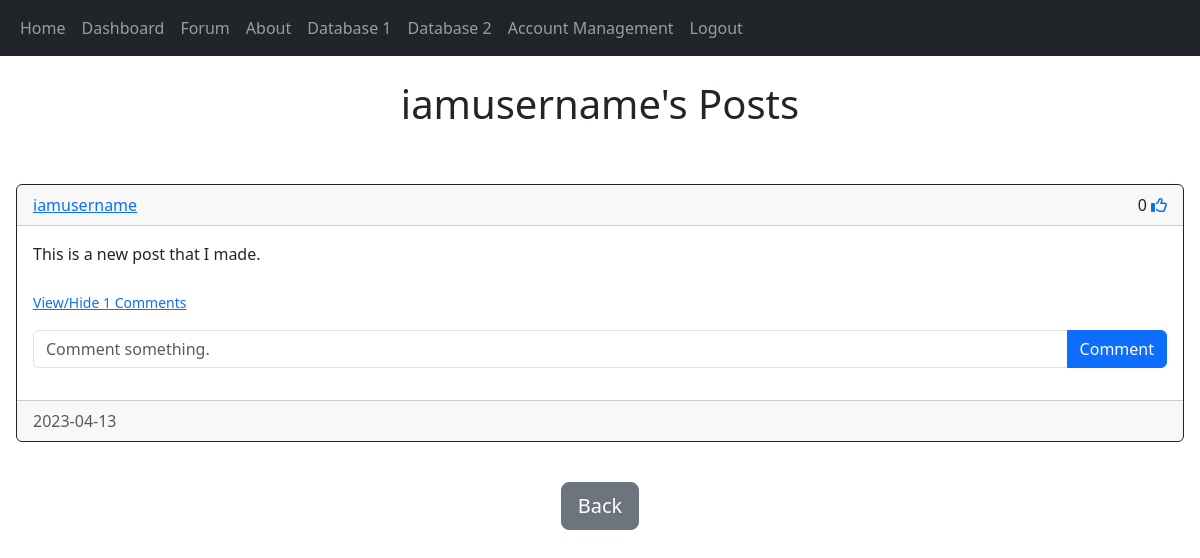
The page /posts/iamusername (signed in) on the database as committed earlier.
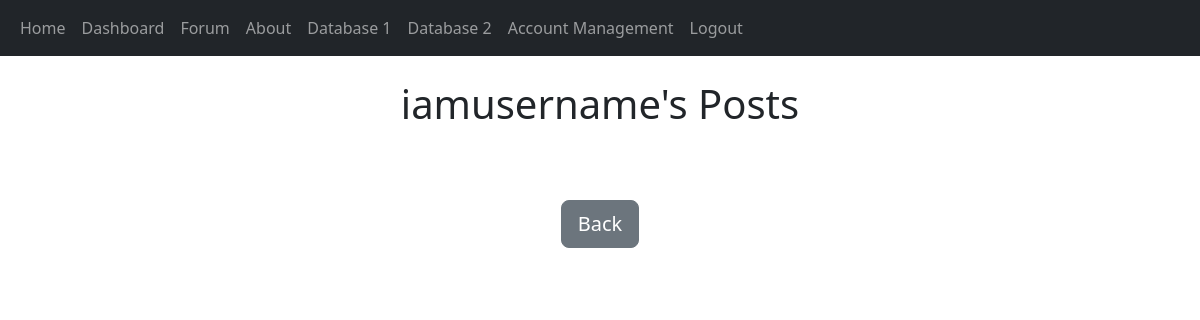
The same page on the database as committed later.
### crayfish_analysis_app/models.py (models this page shows, shortened)
class User(db.Model, UserMixin):
    __tablename__ = "user"
    id = db.Column(db.Integer, primary_key=True)
    date_created = db.Column(db.Date, nullable=True, default=datetime.utcnow)
    username = db.Column(db.String(150), unique=True, nullable=False)
    email = db.Column(db.String(150), unique=True, nullable=False)
    password = db.Column(db.String(150), nullable=False)
    posts = db.relationship('Post', backref='user', passive_deletes=True)
    comments = db.relationship('Comment', backref='user', passive_deletes=True)
    likes = db.relationship('Like', backref='user', passive_deletes=True)

class Post(db.Model):
    __tablename__ = "post"
    id = db.Column(db.Integer, primary_key=True)
    date_created = db.Column(db.Date, nullable=True, default=datetime.utcnow)
    text = db.Column(db.Text, nullable=False)
    author = db.Column(db.Integer, db.ForeignKey('user.id', ondelete='CASCADE'), nullable=False)
    comments = db.relationship('Comment', backref='post', passive_deletes=True)
    likes = db.relationship('Like', backref='Post', passive_deletes=True)

### crayfish_analysis_app/views.py (the view)
@main_bp.route("/posts/<username>")
def posts(username):
    user = User.query.filter_by(username=username).first()
    if not user:
        flash("No user with that username exists.", category="error")
        return redirect(url_for("views.forum"))
    posts = user.posts
    return render_template("posts.html", user=current_user, posts=posts, username=username)

### crayfish_analysis_app/models.py (called while the page is built)
@login_manager.user_loader
def load_user(id):
    return User.query.get(int(id))

### crayfish_analysis_app/templates/posts.html (shortened to what this page needs)
{% extends "posts_div.html" %}
{% block header1 %}{{username}}'s Posts{% endblock %}
{% block footer %}
<div style="text-align: center">
    <a href="/forum">
        <button type="button" class="btn btn-secondary btn-lg">
            Back
        </button>
    </a>
</div>
<br />
{% endblock %}

### crayfish_analysis_app/templates/posts_div.html (shortened to what this page needs)
{% extends "base.html" %}
{% block content%}
<br />
<h1 style="text-align: center">{% block header1 %}{% endblock %}</h1>
<br />
<div class="card border-0">
    <div class="card-body">
      <div>
        <div id="posts">
            {% for post in posts %}
            <div class="card border-dark">
                <div class="card-header d-flex justify-content-between align-items-center">
                    <a href="/posts/{{post.user.username}}">{{post.user.username}}</a>
                    <div>
                        {{post.likes|length}}
                        {% if user.id in post.likes|map(attribute="author")|list %}
                        <a href="/like-post/{{post.id}}"><i class="fas fa-thumbs-up"></i></a>
                        {% else %}
                        <a href="/like-post/{{post.id}}"><i class="far fa-thumbs-up"></i></a>
                        {% endif %}
                    </div>
                </div>
                <div class="card-body">
                    <div class="card-text">{{post.text}}</div>
                    <br />
                    <p class="card-text">
                        {% if post.comments|length > 0 %}
                        <a data-bs-toggle="collapse" href="#comments-{{post.id}}" role="button">
                            <small>View/Hide {{post.comments|length}} Comments</small>
                        </a>
                        {% else %}
                        <small class="text-muted">No comments</small>
                        {% endif %}
                    </p>
                    <form class="input-group mb-3" method="POST" action="/create-comment/{{post.id}}">
                        <input type="text" id="text" name="text" class="form-control" placeholder="Comment something."/>
                        <button type="submit" class="btn btn-primary">Comment</button>
                    </form>
                </div>
                <div class="card-footer text-muted">{{post.date_created}}</div>
            </div>
            <br />
            {% endfor %}
        </div>
      </div>
    </div>
  </div>
{% block footer %}{% endblock %}
{% endblock %}

### crayfish_analysis_app/templates/base.html (shortened to what this page needs)
<!DOCTYPE html>
<html lang="en">
<head>
    <link href="https://cdn.jsdelivr.net/npm/bootstrap@5.3.0-alpha2/dist/css/bootstrap.min.css" rel="stylesheet">
</head>
<body>
    <nav class="navbar navbar-expand-lg navbar-dark bg-dark">
        <div class="container-fluid">
        <div class="collapse navbar-collapse" id="navbar">
            <div class="navbar-nav">
            <a class="nav-item nav-link" href="/home">Home</a>
            <a class="nav-item nav-link" href="/dashboard">Dashboard</a>
            <a class="nav-item nav-link" href="/forum">Forum</a>
            <a class="nav-item nav-link" href="/about">About</a>
            <a class="nav-item nav-link" href="/crayfish1">Database 1</a>
            <a class="nav-item nav-link" href="/crayfish2">Database 2</a>
            {% if user.is_authenticated %}
              <a class="nav-item nav-link" href="/account-management">Account Management</a>
              <a class="nav-item nav-link" href="/logout">Logout</a>
              {% else %}
              <a class="nav-item nav-link" href="/login">Login</a>
              <a class="nav-item nav-link" href="/signup">Sign Up</a>
              {% endif %}
            </div>
          </div>
        </div>
    </nav>
    <div class="containter">{% block content%}{% endblock %}</div>
</body>
</html>

Rows that differ between the two databases and show on the page:
no longer on this page (row edited): Post: user.username "iamusername", likes|length "0", text "This is a new post that I made.", comments|length "1", date_created "2023-04-13"
